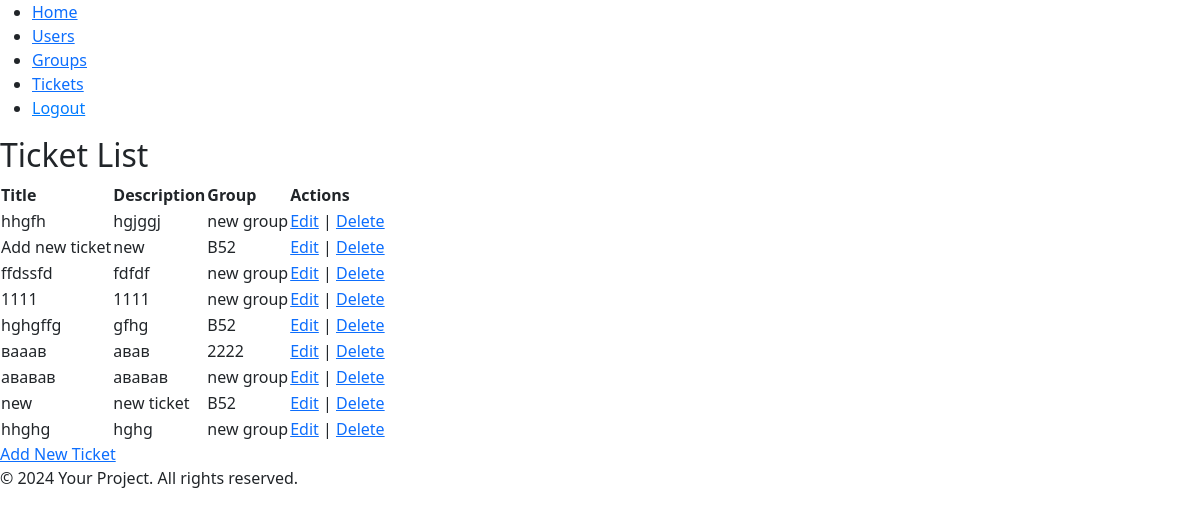
/tickets/ (signed in), run on the app's committed database.
### main/models.py (models this page shows, shortened)
class Ticket(models.Model):
    title = models.CharField(max_length=200)
    description = models.TextField()
    created_at = models.DateTimeField(auto_now_add=True)
    user = models.ForeignKey(User, on_delete=models.CASCADE)
    group = models.ForeignKey(Group, on_delete=models.CASCADE)

class Group(models.Model):
    name = models.CharField(max_length=100)
    description = models.TextField()

### main/views.py (the view)
# urls.py: path('tickets/', views.ticket_list, name='ticket_list'),
@login_required
def ticket_list(request):
    if request.user.role == 'Admin':
        tickets = Ticket.objects.all()
    else:
        tickets = Ticket.objects.filter(group__in=request.user.groups.all())
    return render(request, 'tickets/tickets_list.html', {'tickets': tickets})

### main/templates/tickets/tickets_list.html (shortened to what this page needs)
{% extends 'base.html' %}
{% block content %}
<h2>Ticket List</h2>
<table>
    <tr>
        <th>Title</th>
        <th>Description</th>
        <th>Group</th>
        <th>Actions</th>
    </tr>
    {% for ticket in tickets %}
    <tr>
        <td>{{ ticket.title }}</td>
        <td>{{ ticket.description }}</td>
        <td>{{ ticket.group.name }}</td>
        <td>
            <a href="{% url 'ticket_update' ticket.id %}">Edit</a> |
            <a href="{% url 'ticket_delete' ticket.id %}">Delete</a>
        </td>
    </tr>
    {% endfor %}
</table>
<a href="{% url 'ticket_create' %}">Add New Ticket</a>
{% endblock %}

### data on the page
Ticket: title "hhgfh", description "hgjggj", group.name "new group"
Ticket: title "Add new ticket", description "new", group.name "B52"
Ticket: title "ffdssfd", description "fdfdf", group.name "new group"
Ticket: title "1111", description "1111", group.name "new group"
Ticket: title "hghgffg", description "gfhg", group.name "B52"
Ticket: title "вааав", description "авав", group.name "2222"
Ticket: title "ававав", description "ававав", group.name "new group"
Ticket: title "new", description "new ticket", group.name "B52"
Ticket: title "hhghg", description "hghg", group.name "new group"
